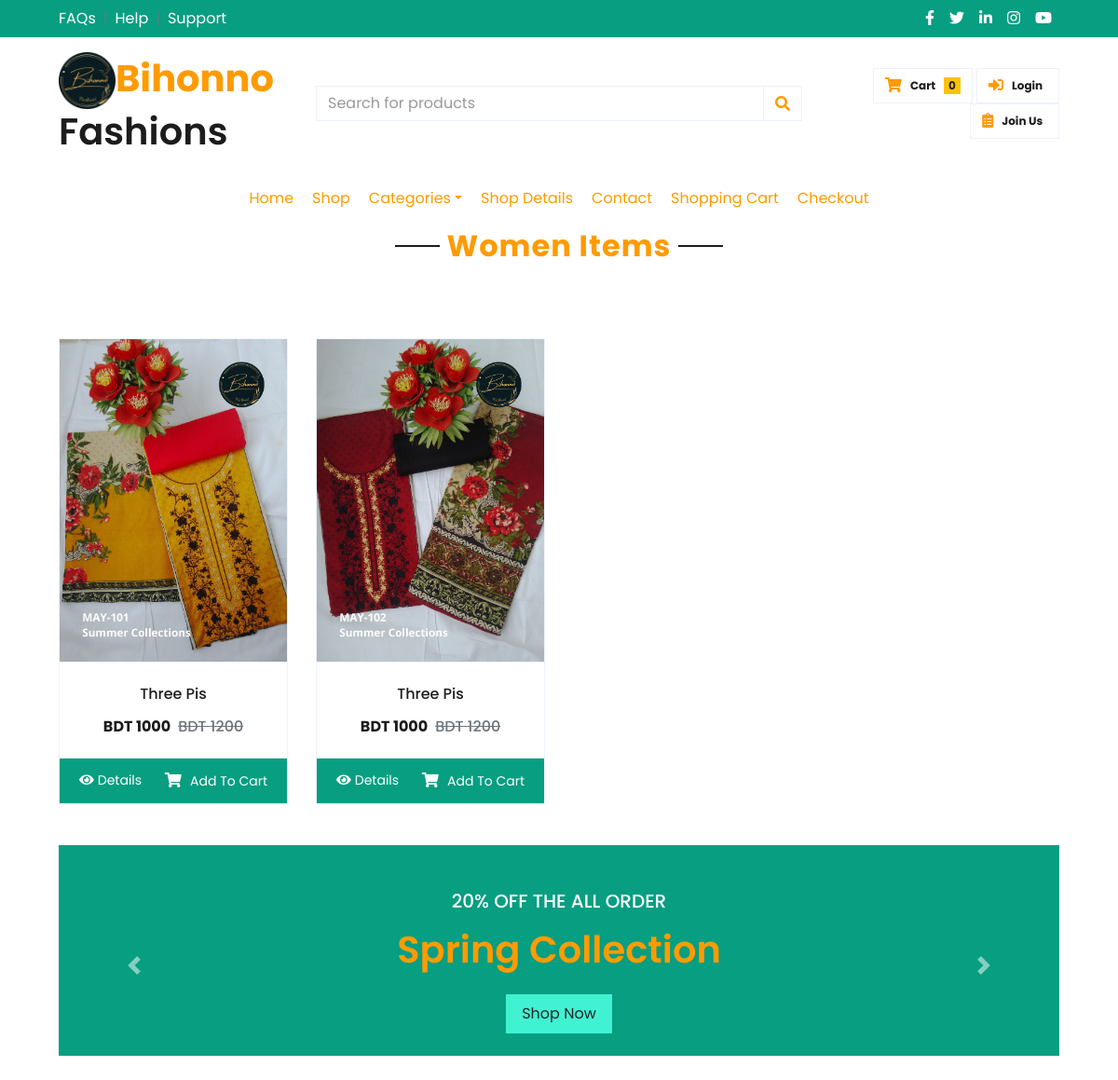
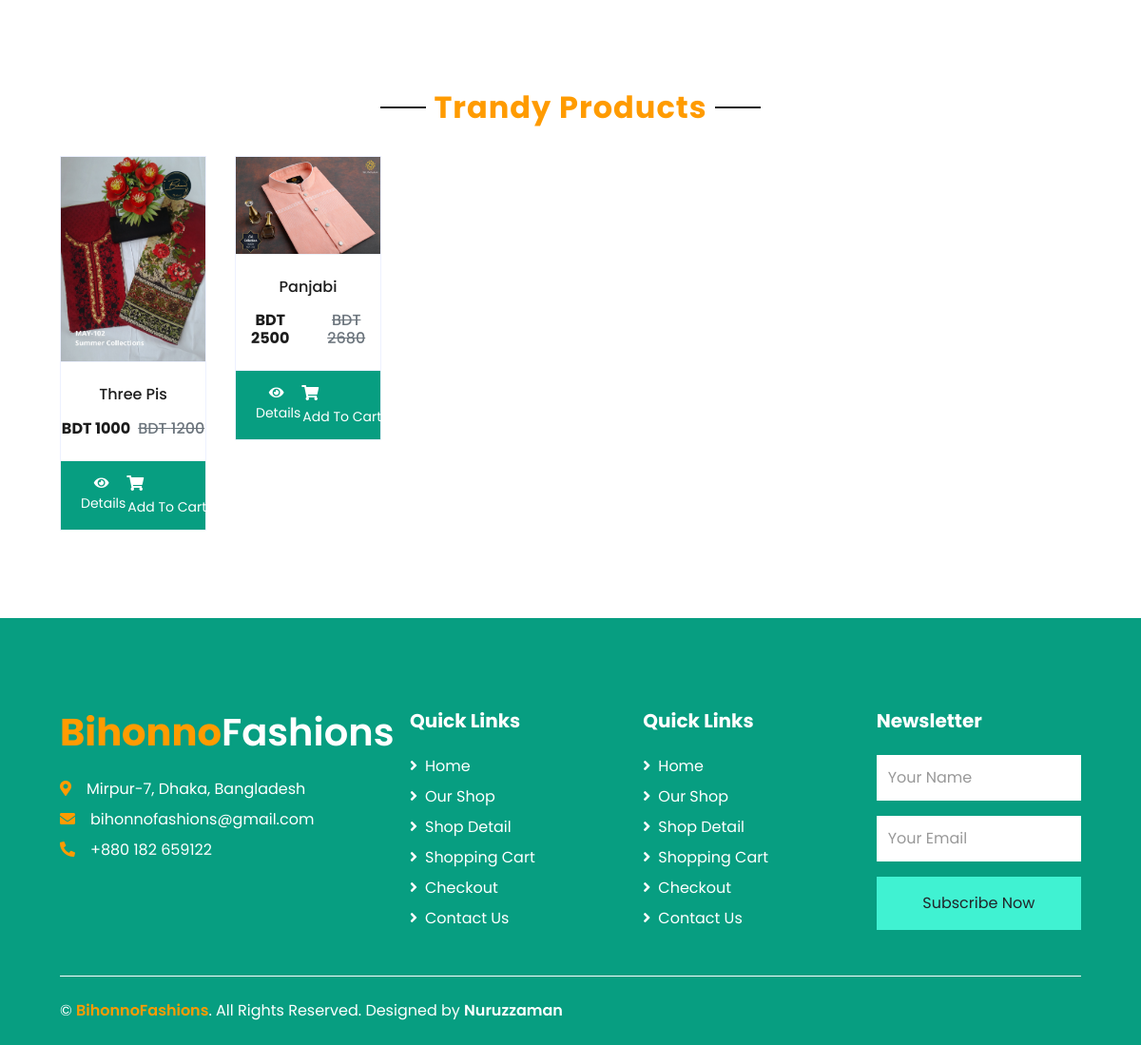
Page /product/by_category?Categories=2 on the committed database (2 pictures, top to bottom).
### Product/models.py (models this page shows)
class Product(models.Model):
    name = models.CharField(max_length=100)
    image1 = models.ImageField(upload_to = 'image/products')
    image2 = models.ImageField(upload_to = 'image/products')
    description = models.TextField()
    category = models.ForeignKey(Category, on_delete=models.CASCADE, default=1)
    price = models.IntegerField()
    offerprice = models.IntegerField()
    code = models.IntegerField()
    trendy = models.BooleanField(default=False)

class Category(models.Model):
    image = models.ImageField(upload_to = 'image/categories')
    name = models.CharField(max_length=100)
    total_item = models.IntegerField()
    def __str__(self):
        return self.name

### Product/views.py (the view, shortened to what this page needs)
# urls.py: path('by_category', views.by_category.as_view(), name='by_category'),
class by_category(View):
    def get(self, request):
        product_id = request.GET.get('Products')
        if product_id:
            request.session['product_id'] = product_id
            return redirect('by_id')
        category_id = request.session.get('category_id')
        if category_id:
            Products = Product.objects.filter(category = category_id)
        category_id = request.GET.get('Categories')
        if category_id:
            Products = Product.objects.filter(category = category_id)
        Categories = Category.objects.all()
        trendy_products = Product.objects.filter(trendy = True)
        return render(request, 'product_by_categories.html', {'Category' : Categories, 'Product' : Products, 'trendy_product' : trendy_products})

### templates/product_by_categories.html
{% include 'head.html' %}
    <body>
        {% include 'header.html' %}
        {% if Product %}
        <div class="text-center mb-4">
            <h2 class="section-title px-5"><span class="text-primary px-2">{{Product.0.category}} Items</span></h2>
        </div>
        {% include 'product.html' %}
        {% else %}
        <div class="text-center mb-4">
            <h2 class="section-title px-5"><span class="text-primary px-2">Not Available</span></h2>
        </div>
        {% endif %}
        {% include 'offer.html' %}
        {% include 'itemsuggestion.html' %}
        {% include 'footer.html' %}
    </body>
</html>

### templates/product.html (shortened to what this page needs)
{% block product %}
{% load static %}
{% load cart %}
<div class="container-fluid pt-5">
    <div class="row px-xl-5 pb-3">
        {% for Products in Product %}
        <div class="col-lg-3 col-md-6 col-sm-12 pb-1">
            <div class="card product-item border-0 mb-4">
                <a href='?Products={{Products.id}}' class="card-header product-img position-relative overflow-hidden bg-transparent border p-0">
                    <img class="img-fluid w-100" src="{{Products.image1.url}}" alt="">
                </a>
                <div class="card-body border-left border-right text-center p-0 pt-4 pb-3">
                    <h6 class="text-truncate mb-3">{{Products.name}}</h6>
                    <div class="d-flex justify-content-center">
                        <h6><b>BDT {{Products.offerprice}}</b></h6>
                        <h6 class="text-muted ml-2"><del>BDT {{Products.price}}</del></h6>
                    </div>
                </div>
                {% if Products|is_in_cart:request.session.cart %}
                <div class="card-footer d-flex justify-content-between bg-light border">
                    <form action="" method = "POST">
                        {% csrf_token %}
                        <input hidden type='text' name = 'Products' value = '{{Products.id}}'>
                        <input hidden type='text' name = 'remove' value = 'True'>
                        <a href="">
                            <button type="submit" id = 'remove' class="btn btn-sm text-light p-0">
                                <i class="fas fa-minus text-light mr-1"></i>
                            </button>
                        </a>
                    </form>
                    <div class="text-center text-light p-0">
                        {{Products|cart_quantity:request.session.cart}} in cart
                    </div>
                    <form action="" method = "POST">
                        {% csrf_token %}
                        <input hidden type='text' name = 'Products' value = '{{Products.id}}'>
                        <a href="">
                            <button type="submit" class="btn btn-sm p-1">
                                <i class="fas fa-plus text-light mr-1"></i>
                            </button>
                        </a>
                    </form>
                </div>
                {% else %}
                <form action="" method = "POST">
                    <div class="card-footer d-flex justify-content-between bg-light border">
                        <a href="" class="btn btn-sm text-light p-0"><i class="fas fa-eye text-light mr-1"></i>Details</a>
                        <a href="">
                            <i class="fas fa-shopping-cart text-light mr-1"></i>
                            <input type='submit' class="btn btn-sm text-light p-0" value='Add To Cart'>
                        </a>
                    </div>
                </form>
                {% endif %}
            </div>
        </div>
        {% endfor %}
    </div>
</div>
{% endblock %}

### templates/itemsuggestion.html (shortened to what this page needs)
{% block itemsuggestion %}
{% load static %}
{% load cart %}
<div class="container-fluid pt-5">
    <div class="text-center mb-4">
        <h2 class="section-title px-5"><span class="text-primary px-2">Trandy Products</span></h2>
    </div>
    <div class="row px-xl-5 pb-3">
        {% for Products in trendy_product %}
        <div class="col-lg-2 col-md-6 col-sm-12 pb-1">
            <div class="card product-item border-0 mb-4">
                <a href='?Products={{Products.id}}' class="card-header product-img position-relative overflow-hidden bg-transparent border p-0">
                    <img class="img-fluid w-100" src="{{Products.image1.url}}" alt="">
                </a>
                <div class="card-body border-left border-right text-center p-0 pt-4 pb-3">
                    <h6 class="text-truncate mb-3">{{Products.name}}</h6>
                    <div class="d-flex justify-content-center">
                        <h6><b>BDT {{Products.offerprice}}</b></h6>
                        <h6 class="text-muted ml-2"><del>BDT {{Products.price}}</del></h6>
                    </div>
                </div>
                {% if Products|is_in_cart:request.session.cart %}
                <div class="card-footer d-flex justify-content-between bg-light border">
                    <form action="" method = "POST">
                        {% csrf_token %}
                        <input hidden type='text' name = 'Products' value = '{{Products.id}}'>
                        <input hidden type='text' name = 'remove' value = 'True'>
                        <a href="">
                            <button type="submit" id = 'remove' class="btn btn-sm text-light p-0">
                                <i class="fas fa-minus text-light mr-1"></i>
                            </button>
                        </a>
                    </form>
                    <div class="text-center text-light p-0">
                        {{Products|cart_quantity:request.session.cart}} in cart
                    </div>
                    <form action="" method = "POST">
                        {% csrf_token %}
                        <input hidden type='text' name = 'Products' value = '{{Products.id}}'>
                        <a href="">
                            <button type="submit" class="btn btn-sm p-1">
                                <i class="fas fa-plus text-light mr-1"></i>
                            </button>
                        </a>
                    </form>
                </div>
                {% else %}
                <form action="" method = "POST">
                    <div class="card-footer d-flex justify-content-between bg-light border">
                        <a href="" class="btn btn-sm text-light p-0"><i class="fas fa-eye text-light mr-1"></i>Details</a>
                        <a href="">
                            <i class="fas fa-shopping-cart text-light mr-1"></i>
                            <input type='submit' class="btn btn-sm text-light p-0" value='Add To Cart'>
                        </a>
                    </div>
                </form>
                {% endif %}
            </div>
        </div>
        {% endfor %}
    </div>
</div>
{% endblock %}

### rows in the picture
Product: category.name "Women", image1 (picture), name "Three Pis", offerprice "1000", price "1200"
Product: image1 (picture), name "Three Pis", offerprice "1000", price "1200"
Product: image1 (picture), name "Panjabi", offerprice "2500", price "2680"

### other values in the picture
{{ request.session.cart.keys|length }} "0"
